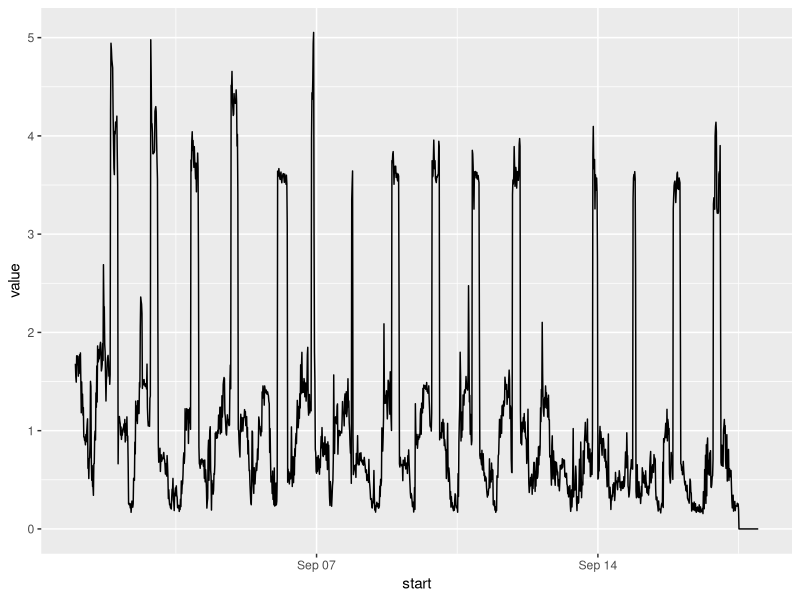
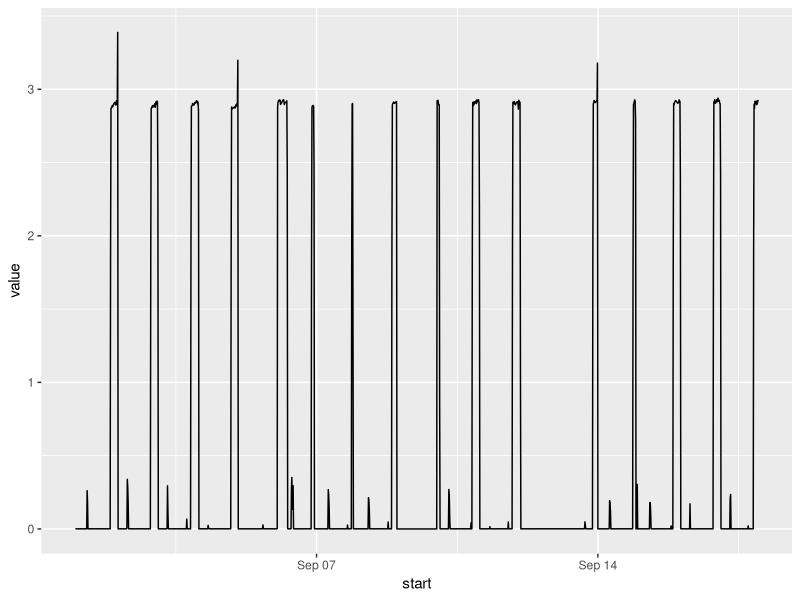
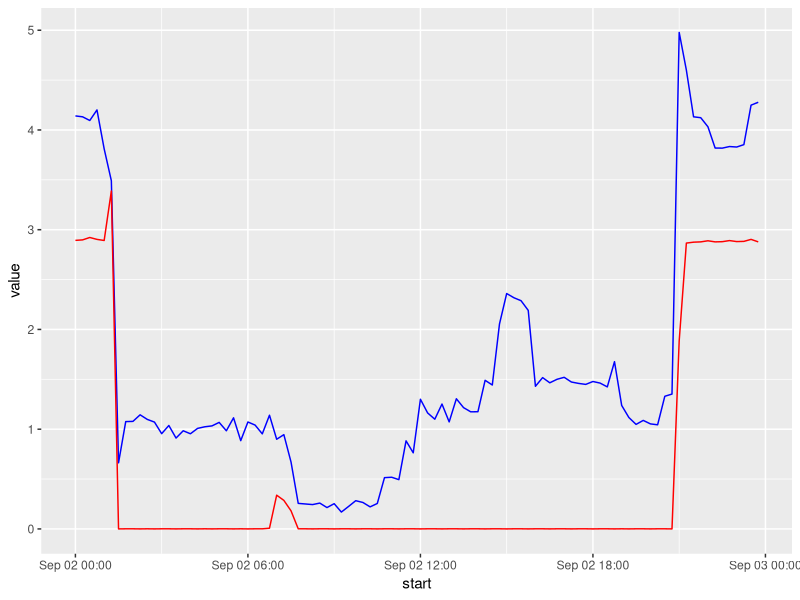

Generate these figures, in order, with R:
## ---- chunk 1
knitr::opts_chunk$set(echo = TRUE)
library(readr)
library(ggplot2)

## ---- chunk 2

primaryMeter = read_csv("raw_data/41100_readings_09012026-09182026.corrected.csv")
evMeter = read_csv("raw_data/ZEF2210154531_readings_09012026-09182026.corrected.csv")

# combine start date and start times
primaryMeter$start = paste(primaryMeter$`start-date`, primaryMeter$`start-time`, sep=" ")
evMeter$start = paste(evMeter$`start-date`, evMeter$`start-time`, sep=" ")

# treat as date - thanks Claude
primaryMeter$start = as.POSIXct(primaryMeter$start, format = "%m-%d-%Y %H:%M")
evMeter$start = as.POSIXct(evMeter$start, format = "%m-%d-%Y %H:%M")

## ---- chunk 3

ggplot(data = primaryMeter, aes(x = start, y = value)) + geom_line()

## ---- chunk 4

ggplot(data = evMeter, aes(x = start, y = value)) + geom_line()

## ---- chunk 5

quarterHour = 7.68/4
fiveMinute = quarterHour/3

## ---- chunk 6

singlePrimary = primaryMeter[primaryMeter$`start-date` == '09-02-2026', ]
singleEV = evMeter[evMeter$`start-date` == '09-02-2026', ]

ggplot() + 
  geom_line(data = singlePrimary, aes(x = start, y = value), color = "blue") +
  geom_line(data = singleEV, aes(x = start, y = value), color = "red")
